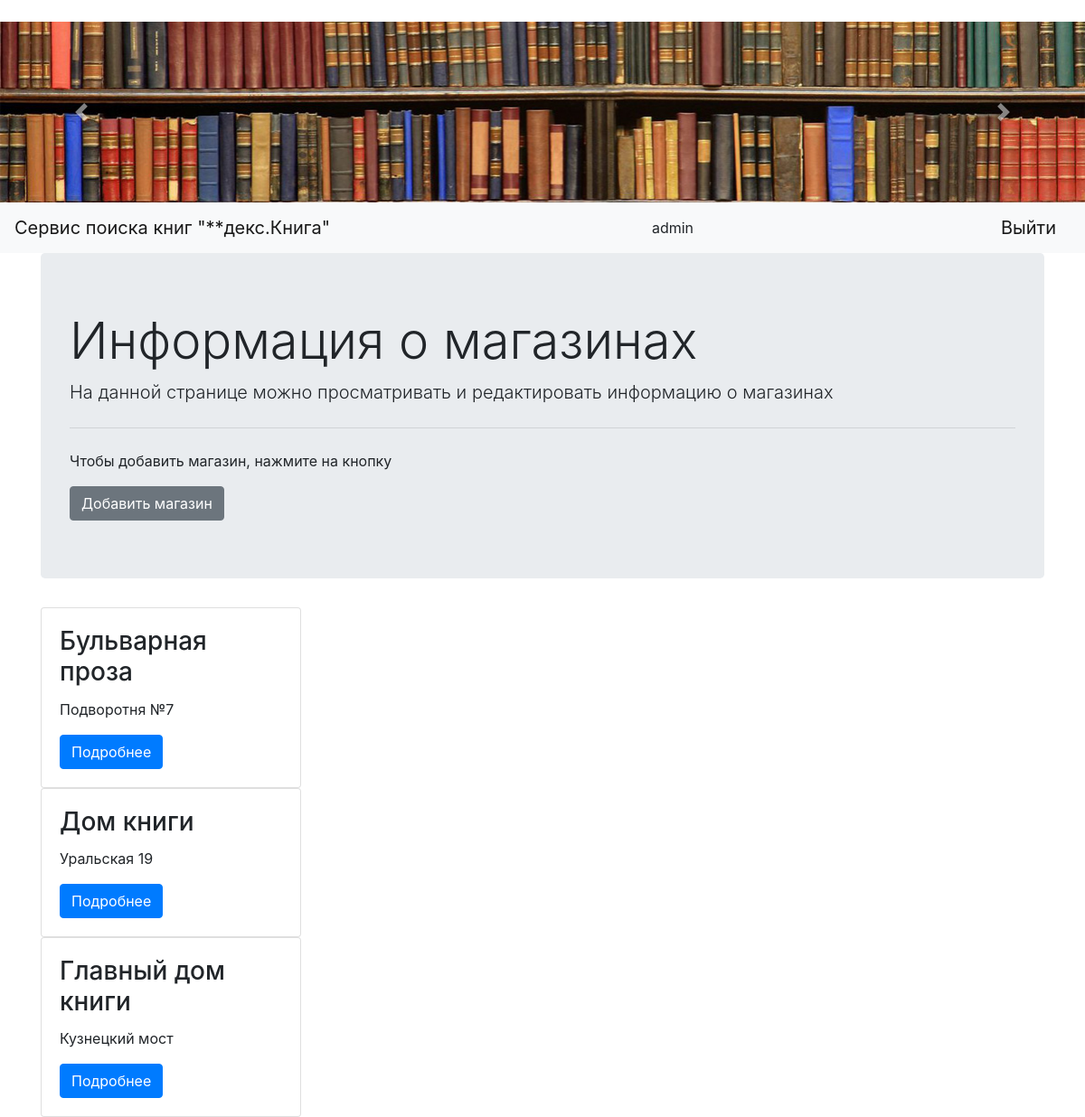
The app's page /dealer_admin (signed in), older data.
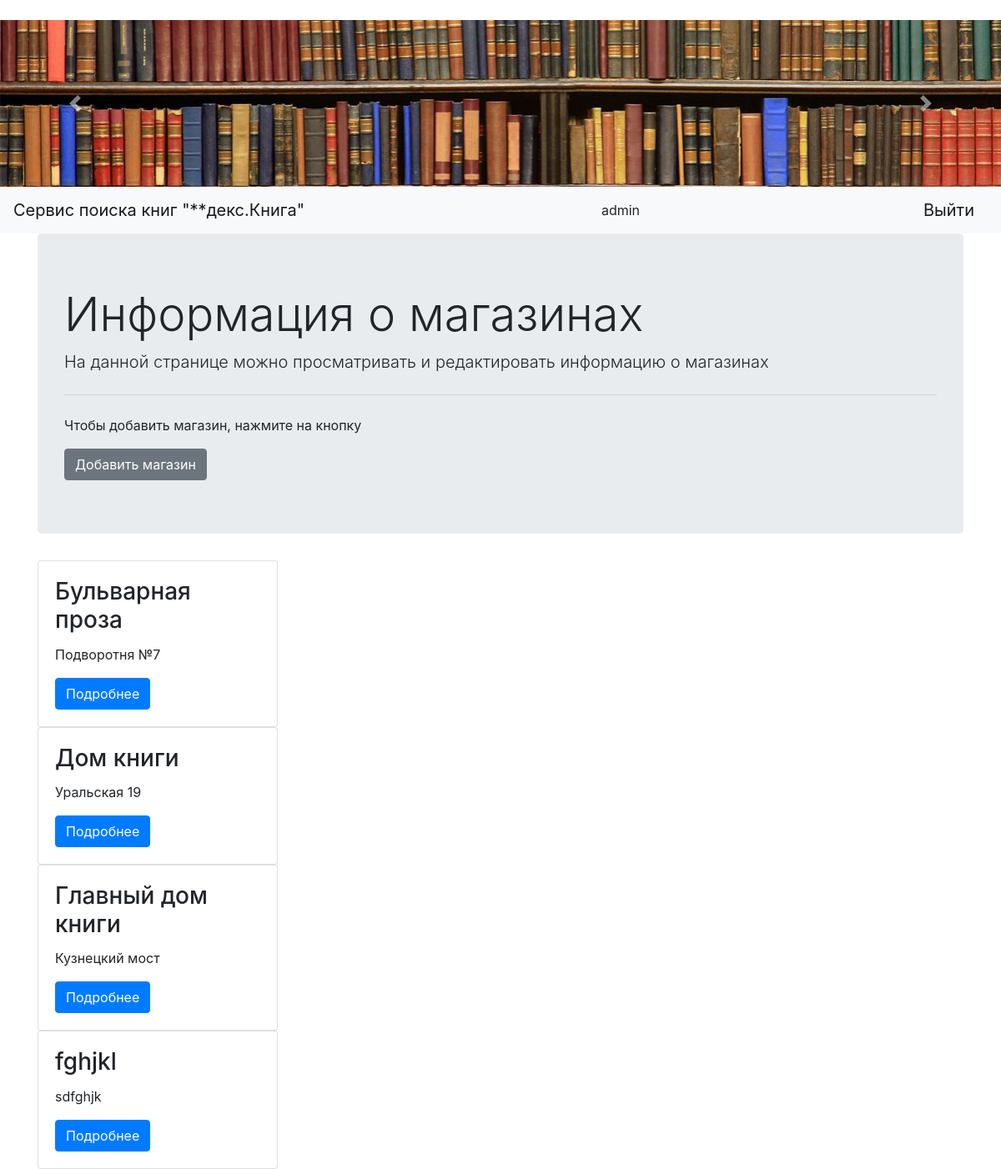
The same page, newer data.
### tables this page shows
CREATE TABLE dealers 
                            (dealer_id INTEGER PRIMARY KEY AUTOINCREMENT, 
                             name VARCHAR(20),
                             address VARCHAR(128)
                        );

### index.py (the view)
@app.route('/dealer_admin', methods=['GET'])
def dealer_admin():
    if 'username' not in session:
        return redirect('/login')
    if session['username'] != 'admin':
        flash('Доступ запрещен')
        redirect('index')
    dealers = DealersModel(db.get_connection()).get_all()
    return render_template('dealer_admin.html',
                           username=session['username'],
                           title='Просмотр магазигнов',
                           dealers=dealers)

### db.py (called while the page is built)
    def get_connection(self):
        return self.conn

### models.py (called while the page is built)
    def get_all(self):
        cursor = self.connection.cursor()
        cursor.execute("SELECT * FROM dealers")
        rows = cursor.fetchall()
        return rows

### templates/dealer_admin.html
﻿{% extends "base.html" %}
{% block content %}
    <div class="jumbotron">
      <h1 class="display-4">Информация о магазинах</h1>
      <p class="lead">На данной странице можно просматривать и редактировать информацию о магазинах</p>
      <hr class="my-4">
      <p>Чтобы добавить магазин, нажмите на кнопку</p>
        <a href="{{ url_for('add_dealer') }}">
            <button type="button" class="btn btn-secondary">Добавить магазин</button>
        </a>
    </div>
    {% for item in dealers %}
        <div class="card" style="width: 18rem;">
          <div class="card-body">
            <h3 class="card-title">{{ item[1] }}</h3>
            <p class="card-text">{{ item[2] }}</p>
            <a href="/dealer/{{ item[0] }}" class="btn btn-primary">Подробнее</a>
          </div>
        </div>
    {% endfor %}
{% endblock %}

Row changes from the older to the newer data that the page shows:
added dealers: name "fghjkl", address "sdfghjk"
